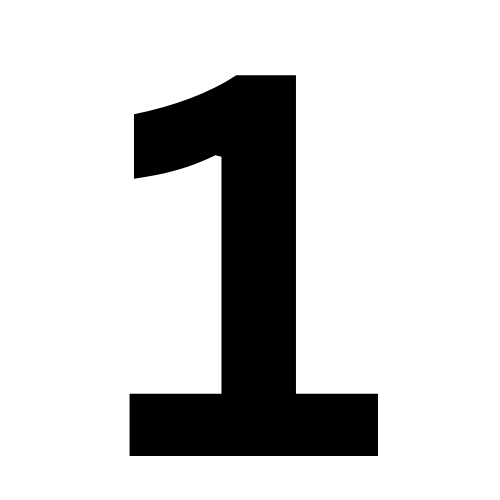
#> input picture images/1.png, 500 x 500 px, found by its file name
$ python text_draw.py
#> lines starting #> are read from the running program, lines starting #| are printed output that depends on the picture; after the words box and inside, x2 and y2 are one past the last pixel; in counts of white or black regions, pixels touching at a corner belong together
import cv2

img = cv2.imread('images/1.png')
#> img is the input picture: shape (500, 500, 3); min 0, max 255, mean 209.1

if img is not None:
    cv2.putText(img,"This is One",(300,100),2,1.5,(255,0,0),1)
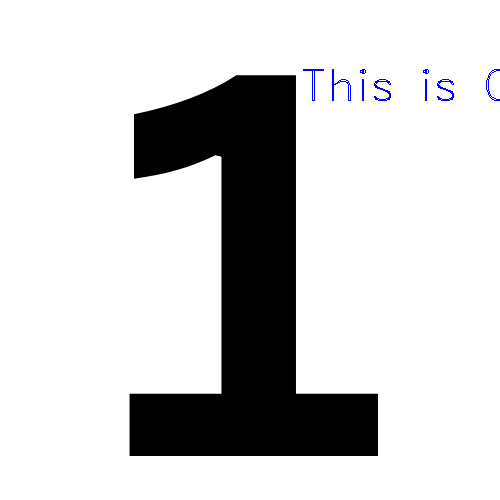
#> img: shape (500, 500, 3); 0.28% of pixels changed, all inside (x1, y1, x2, y2) = (303, 69, 500, 101)
    cv2.imshow("This is text on image",img)
    cv2.waitKey(0)
    cv2.destroyAllWindows()

else:
    print("Some error")
